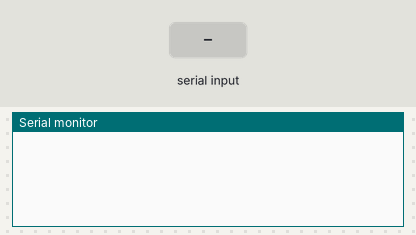
The sketch below on a simulated Arduino Uno, built with avr-gcc and run on an emulated ATmega328P. Shown: the last lines printed to the serial monitor. The test bench sets the inputs (shaded band).

Above: at 1.2 s.
1.3 s: "w" received over the second serial link
At 2.1 s:
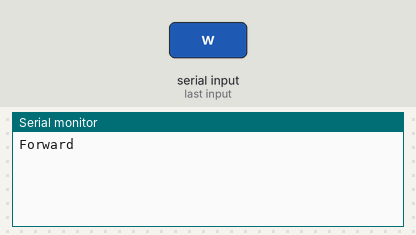
2.8 s: "s" received over the second serial link
At 3.3 s:
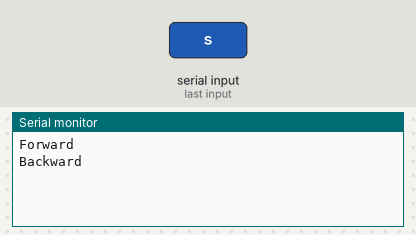
4.3 s: "d" received over the second serial link
At 5.5 s:
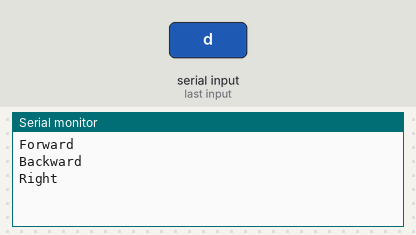
5.8 s: "a" received over the second serial link
At 6.7 s:
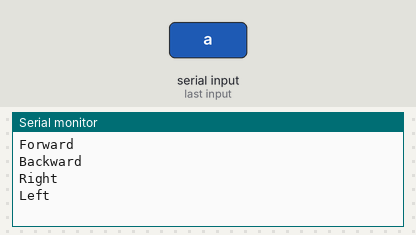

The sketch:

Bluetooth_Test.ino
```cpp
/*
COMMAND	        RESPONSE        COMMENT
AT	        OK              Used to verify communication
AT+VERSION	OKlinvorV1.8	The firmware version (version might depend on firmware)
AT+NAMExyz	OKsetname	Sets the module name to “xyz”
AT+PIN1234	OKsetPIN	Sets the module PIN to 1234
AT+BAUD1	OK1200	        Sets the baud rate to 1200
AT+BAUD2	OK2400	        Sets the baud rate to 2400
AT+BAUD3	OK4800	        Sets the baud rate to 4800
AT+BAUD4	OK9600	        Sets the baud rate to 9600
AT+BAUD5	OK19200	        Sets the baud rate to 19200
AT+BAUD6	OK38400	        Sets the baud rate to 38400
AT+BAUD7	OK57600	        Sets the baud rate to 57600
AT+BAUD8	OK115200	Sets the baud rate to 115200
AT+BAUD9	OK230400	Sets the baud rate to 230400
AT+BAUDA	OK460800	Sets the baud rate to 460800
AT+BAUDB	OK921600	Sets the baud rate to 921600
AT+BAUDC	OK1382400	Sets the baud rate to 1382400
*/
#include <SoftwareSerial.h>

int bluetoothTx = 2;  // TX-O pin of bluetooth mate, Arduino D2
int bluetoothRx = 3;  // RX-I pin of bluetooth mate, Arduino D3

SoftwareSerial bt (bluetoothTx, bluetoothRx); // RX, TX

char cmd = 0;
char val = 0;

void setup() {
  Serial.begin(9600);  // Begin the serial monitor at 9600bps
  bt.begin(115200);  // Start bluetooth serial at 115200
}

void loop() {
  if(bt.available()) {
    cmd = (char)bt.read();
    if (cmd == 'w') Serial.println("Forward");
    if (cmd == 's') Serial.println("Backward");
    if (cmd == 'd') Serial.println("Right");
    if (cmd == 'a') Serial.println("Left");
  }
  if(Serial.available()) {
    val = (char)Serial.read();
    bt. write(val);
  }
}
```

Measured:
- after the input at 1.3 s, the serial monitor: prints a new line at once (image 1)
- after the input at 2.8 s, the serial monitor: prints a new line at once (image 2)
- after the input at 4.3 s, the serial monitor: prints a new line at once (image 3)
- after the input at 5.8 s, the serial monitor: prints a new line at once (image 4)
